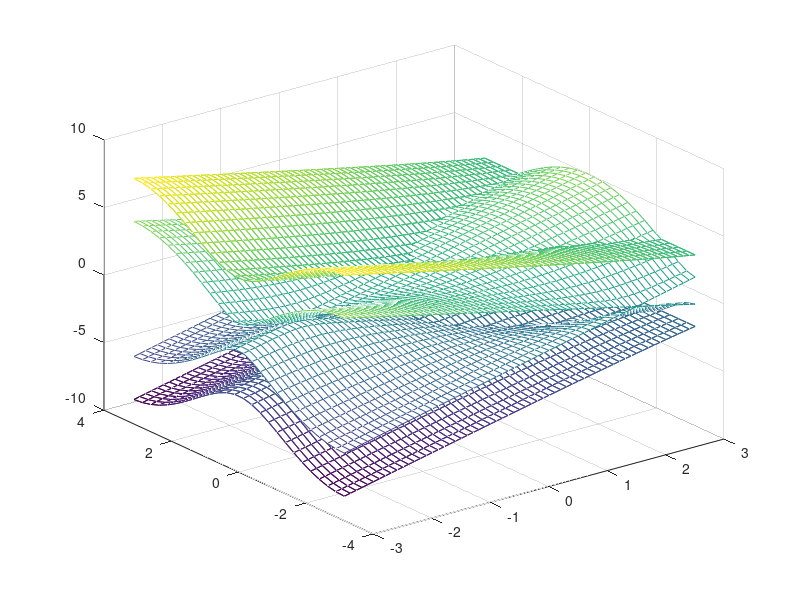
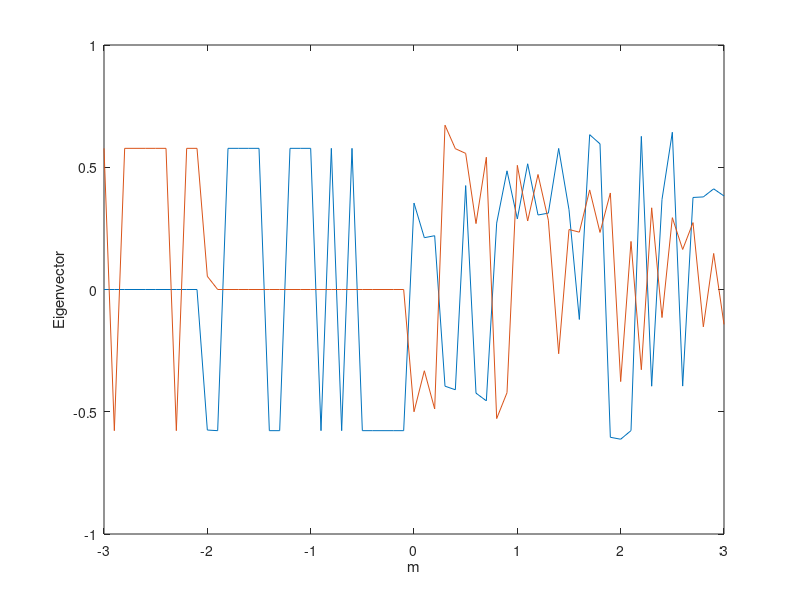

Write the MATLAB code that produced these figures, in order.
clear all;
% This File has two purposes. Therefore, it plots two different graphs.
% Explanations of the two purposes is provided in the end of this
% file.
PY = [-pi:0.25:pi];
M = [-3:0.1:3];
sigma1 = [0,1;1,0];
sigma2 = [0,-1i;1i,0];
sigma3 = [1,0;0,-1];
A = 1i*sigma2 - sigma3;
C = -1i * sigma2 - sigma3;
TheTransferM = zeros(6);
i = 0;
for m = M
    i = i+1; % i for m
    j = 0;
    for py = PY
        j = j+1; % j for py

        B = 2*sin(py)*sigma1 - 2*cos(py)* sigma3 + (2-m)*sigma3;
        TheTransferM(1:2,1:2) = B;
        TheTransferM(1:2,3:4) = C;
        TheTransferM(1:2,5:6) = A;
        for k = 2:2
            B = 2*sin(py)*sigma1 - 2*cos(py)* sigma3 + (2-m)*sigma3;
            TheTransferM(2*k-1:2*k,2*(k-1)-1:2*(k-1)) = A;
            TheTransferM(2*k-1:2*k,2*(k  )-1:2*(k  )) = B;
            TheTransferM(2*k-1:2*k,2*(k+1)-1:2*(k+1)) = C;
        end
        TheTransferM(5:6,1:2) = C;
        TheTransferM(5:6,3:4) = A;
        TheTransferM(5:6,5:6) = B;
        [~,Eigenvalue]=eig(TheTransferM);
        D1(i,j) = Eigenvalue(1,1);
        D2(i,j) = Eigenvalue(2,2);
        D3(i,j) = Eigenvalue(3,3);
        D4(i,j) = Eigenvalue(4,4);
        D5(i,j) = Eigenvalue(5,5);
        D6(i,j) = Eigenvalue(6,6);
    end
    for py = 0
        B = 2*sin(py)*sigma1 - 2*cos(py)* sigma3 + (2-m)*sigma3;
        TheTransferM(1:2,1:2) = B;
        TheTransferM(1:2,3:4) = C;
        TheTransferM(1:2,5:6) = A;
        for k = 2:2
            B = 2*sin(py)*sigma1 - 2*cos(py)* sigma3 + (2-m)*sigma3;
            TheTransferM(2*k-1:2*k,2*(k-1)-1:2*(k-1)) = A;
            TheTransferM(2*k-1:2*k,2*(k  )-1:2*(k  )) = B;
            TheTransferM(2*k-1:2*k,2*(k+1)-1:2*(k+1)) = C;
        end
        TheTransferM(5:6,1:2) = C;
        TheTransferM(5:6,3:4) = A;
        TheTransferM(5:6,5:6) = B;
        [Eigenvector,Eigenvalue]=eig(TheTransferM);
        D_mIs0_3(i) = Eigenvalue(3,3);
        D_mIs0_4(i) = Eigenvalue(4,4);
        V_mIs0_3(i) = Eigenvector(1,3);
        V_mIs0_4(i) = Eigenvector(1,4);
    end
end
% Display the whole spectrum in (m,py)
[mesh_M,mesh_Y] = meshgrid(M,PY);
figure;
mesh(mesh_M,mesh_Y,D1');
hold on;
mesh(mesh_M,mesh_Y,D2');
hold on;
mesh(mesh_M,mesh_Y,D3');
hold on;
mesh(mesh_M,mesh_Y,D4');
hold on;
mesh(mesh_M,mesh_Y,D5');
hold on;
mesh(mesh_M,mesh_Y,D6');
hold on;
hold off;

% Plot the Eigenvector when py=0
% Confirms, that the 1st component of the 3rd and the 4th Eigenvector
% is actually a ocilliatory value (change quickly w.r.t m).
% Note: It is found that the 3rd and 4th eigenvalue represent the
% spectrum that will cross at point (py=0,m=-2).
figure;
plot(M,V_mIs0_3);
hold on;
plot(M,V_mIs0_4);
xlabel('m');
ylabel('Eigenvector');
hold off;
